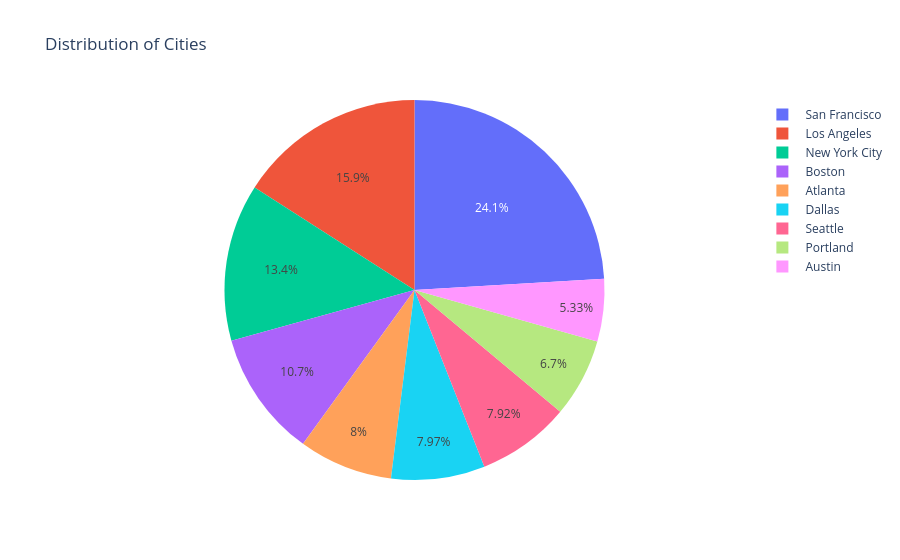

Write notebook code for a chart like this one.
### Code cell
# Creating the Pie Chart
# all_data['City'].value_counts() => Counts how many orders came from each city
# .index                          => Gives the city names used as Labels
# .values                         => Gives the counts used as slice sizes
# go.Pie (...)                    => Builds the pie chart
# go.Figure(...)                  => Wraps everything into a complete chart object
fig = go.Figure(data=[go.Pie(labels=all_data['City'].value_counts().index, values=all_data['City'].value_counts().values)])

# Update layout for better appearance
fig.update_layout(
    title='Distribution of Cities', # This adds a title to the chart
                                    # "Distribution of Cities" = shows how orders are shared across cities
)

# Show the plot
fig.show()                          # Renders the interactive pie chart

### Figure 1 — Plotly figure (JSON) as saved in the notebook; plotly's stock layout.template omitted (floating-point values rounded to 4 significant figures)
{"data": [{"labels": [" San Francisco", " Los Angeles", " New York City", " Boston", " Atlanta", " Dallas", " Seattle", " Portland", " Austin"], "type": "pie", "values": [44662, 29564, 24847, 19901, 14863, 14797, 14713, 12449, 9890]}], "layout": {"title": {"text": "Distribution of Cities"}}}
